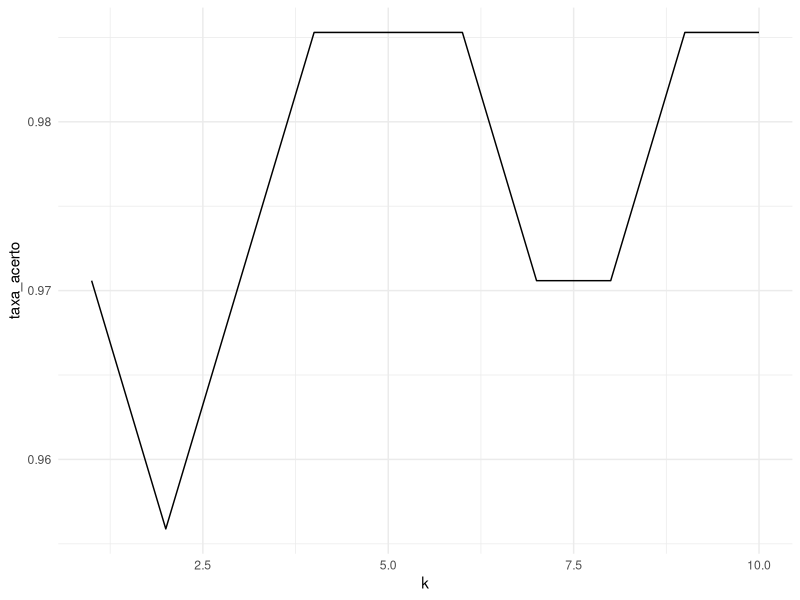

This figure's R source:
library(ggplot2)
library(palmerpenguins)
library(class)

data("penguins")
pinguins <- penguins
str(penguins)
pinguins <- pinguins[, -c(2, 7, 8)]
pinguins <- na.omit(pinguins)

n <- round(0.8 * nrow(pinguins))
indices_treino <- sample(1:nrow(pinguins), size = n, replace = FALSE)
treino <- pinguins[indices_treino,]
teste <- pinguins[-indices_treino,]

treino_padronizado <- scale(treino[,-1])
teste_padronizado <- scale(teste[,-1])

classe_treino <- treino$species
classe_teste <- teste$species

modelo <- knn(train = treino_padronizado, test = teste_padronizado, cl = classe_treino, k = 1)
modelo
mean(modelo == teste$species)

cor(treino[,-1])

taxa_acerto <- c()
for(k in 1:10) {
  modelo <- knn(train = treino_padronizado, test = teste_padronizado, cl = classe_treino, k = k)
  taxa_acerto[k] <- mean(modelo == teste$species)
}

df <- data.frame(k = 1:10, taxa_acerto)
ggplot(data = df, aes(x = k, y = taxa_acerto)) + 
  geom_line() + 
  theme_minimal()

# fazer com bico com peso
# fazer com bico com asa

# fazer validaçao cruzada
# faz 10 ou 5 pastas, mesma quantidade de pinguins pra todo mundo, vai testando e aumentando a quantidade
